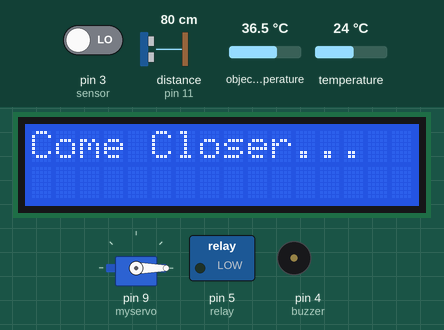
Simulated run of this sketch. Board: Arduino Uno, built with avr-gcc and run on an emulated ATmega328P. On the bench: servo, 16×2 character LCD, switched loads named in the sketch (green lamp = pin HIGH), buzzer (waves = sounding, pin HIGH). Wiring (inferred from the names in the program): ultrasonic range finder: trigger pin 10; echo pin 11. Inputs (shaded band) come from the test bench; at power-on: pin 3 (sensor) LOW, distance to the obstacle (sensor on pin 11) 80 cm, object temperature 36.5 °C, temperature 24 °C. The echo pulse lasts 58.3 µs per cm; pins used as bus, display or sensor lines are not drawn; what the sketch prints to the serial monitor is not drawn.

Above: at 1.2 s.
1.3 s: pin 3 (sensor) driven HIGH
At 3.6 s:
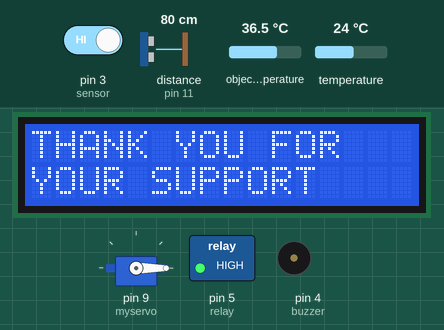
At 4.3 s:
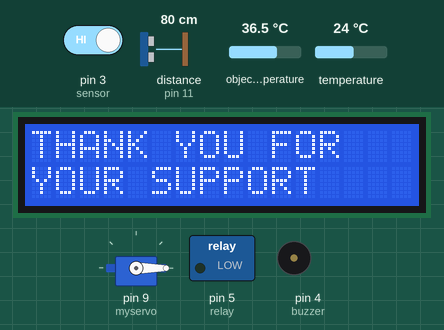
5.2 s: distance to the obstacle (sensor on pin 11) set to 2 cm
At 10.2 s:
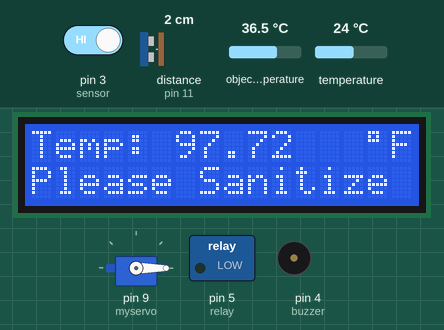
Timing chart, 0 to 15.3 s (numbered marks = the images above; inputs shaded):
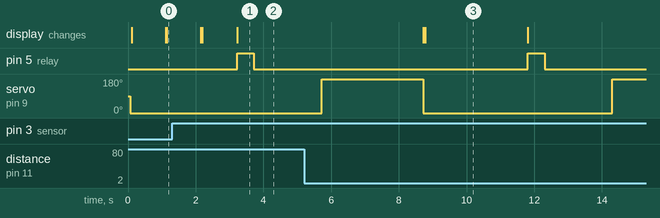

Measured:
- after the input at 1.3 s, pin 5 (relay): LOW → HIGH after 1.9 s, → LOW 0.50 s later; the display: first differs from a run without the input after 1.9 s (image 1)
- after the input at 5.2 s, the display: first differs from a run without the input after 3.6 s (image 3)

The sketch:

temp_saniti_auto_door.ino
```cpp
#include <Wire.h>
#include <LiquidCrystal_I2C.h>
#include <Servo.h>
#include <Adafruit_MLX90614.h>

Adafruit_MLX90614 mlx = Adafruit_MLX90614();
Servo myservo;
LiquidCrystal_I2C lcd(0x27,16,2);

const int trigPin = 10;
const int echoPin = 11;
const int buzzer=4;
#define relay 5
#define sensor 3

long duration;
int distance;
void setup() {
  // put your setup code here, to run once:
Serial.begin(9600);

  Serial.println("Adafruit MLX90614 test");

  mlx.begin();
   myservo.attach(9);
   lcd.init();                      // initialize the lcd
  lcd.backlight();
  pinMode(trigPin, OUTPUT); // Sets the trigPin as an Output
  pinMode(echoPin, INPUT); // Sets the echoPin as an Input

  pinMode(sensor, INPUT);
  pinMode(relay,OUTPUT);
   pinMode(buzzer, OUTPUT);

   digitalWrite(buzzer, 0);
    digitalWrite(relay, 0);
    myservo.write(0);
}

void loop() {
  // put your main code here, to run repeatedly:
  digitalWrite(trigPin, LOW);
  delayMicroseconds(2);
  digitalWrite(trigPin, HIGH);
  delayMicroseconds(10);
  digitalWrite(trigPin, LOW);
  duration = pulseIn(echoPin, HIGH);
// Calculating the distance
  distance= duration*0.034/2;
  Serial.print("Distance: ");
  Serial.println(distance);

Serial.print("Ambient = "); Serial.print(mlx.readAmbientTempC());
  Serial.print("*C\tObject = "); Serial.print(mlx.readObjectTempC()); Serial.println("*C");
  Serial.print("Ambient = "); Serial.print(mlx.readAmbientTempF());
  Serial.print("*F\tObject = "); Serial.print(mlx.readObjectTempF()); Serial.println("*F");

  int x = digitalRead(sensor);

  if( distance <= 8 )
  {
    digitalWrite(relay, 0);
    myservo.write(0);

    lcd.setCursor(0,0);
    lcd.print("Temp:");
    lcd.setCursor(6,0);
    lcd.print(mlx.readObjectTempF());
    lcd.setCursor(14,0);
     lcd.write(0xDF);
     lcd.setCursor(15,0);
    lcd.print("F");
    if ( mlx.readObjectTempF() > 99)
    {
      digitalWrite(buzzer, 1);
      lcd.setCursor(0,1);
    lcd.print("High Fever!!!");
    }
    else
    {
       digitalWrite(buzzer, 0);
    lcd.setCursor(0,1);
    lcd.print("Please Sanitize ");
    }
     delay(3000);
     lcd.clear();

  }
  if( distance > 8 )
  {
     digitalWrite(buzzer, 0);
    digitalWrite(relay, 0);
    myservo.write(0);
    lcd.setCursor(0,0);
    lcd.print("Come Closer...");
    delay(1000);
     lcd.clear();
  }
  if( x == 1)
  {
    lcd.setCursor(0,0);
    lcd.print("THANK YOU FOR");
     lcd.setCursor(0,1);
    lcd.print("YOUR SUPPORT");

    digitalWrite(buzzer, 0);
    digitalWrite(relay, 1);
    delay(500);
    digitalWrite(relay, 0);
    delay(2000);
    myservo.write(180);
    delay(3000);
    myservo.write(0);
    lcd.clear();
  }
 /* if( x == 0)
  {
    digitalWrite(buzzer, 0);
    digitalWrite(relay, 0);
    myservo.write(0);
  }*/

}
```
